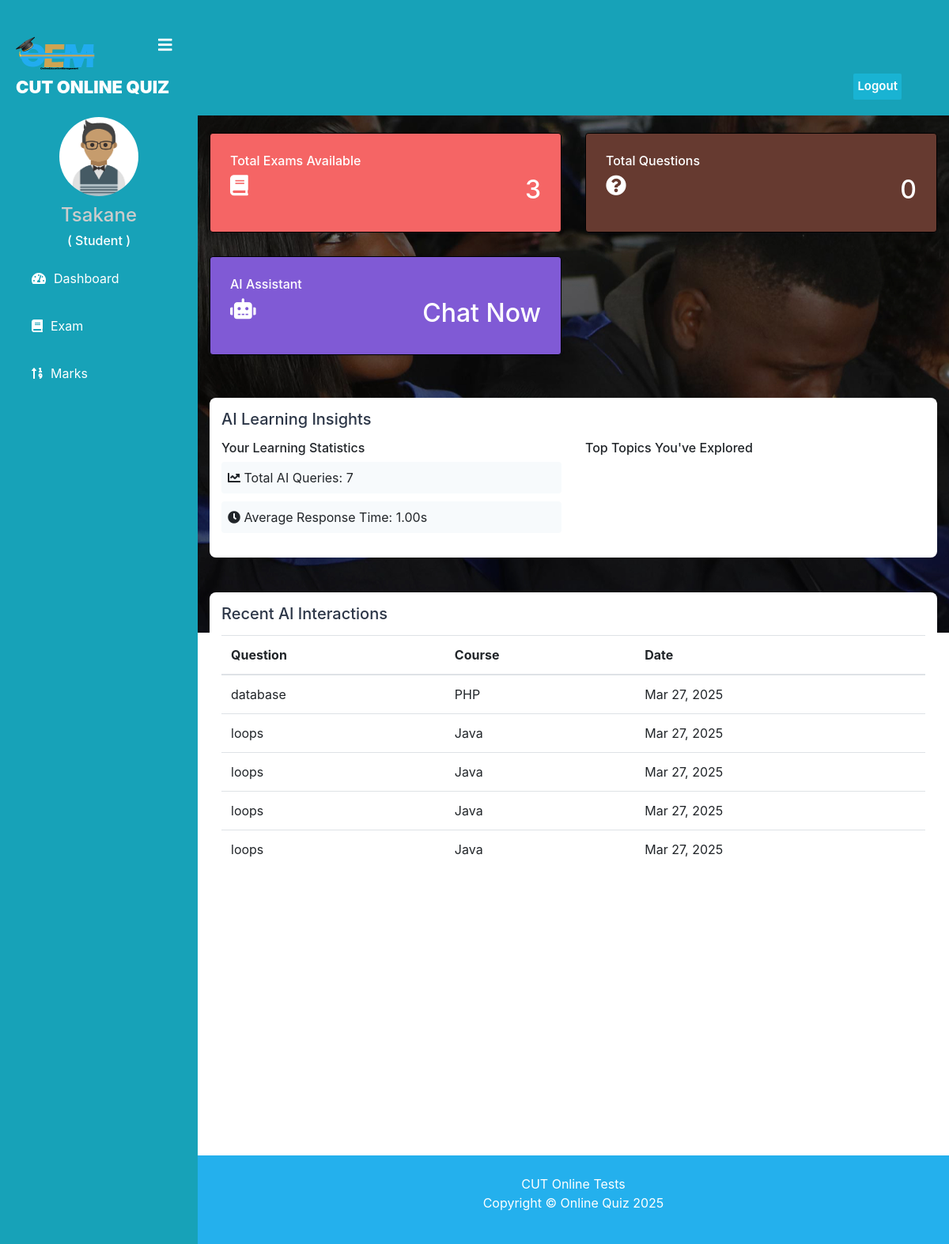
Page /student/student-dashboard (signed in) on the earlier database version.
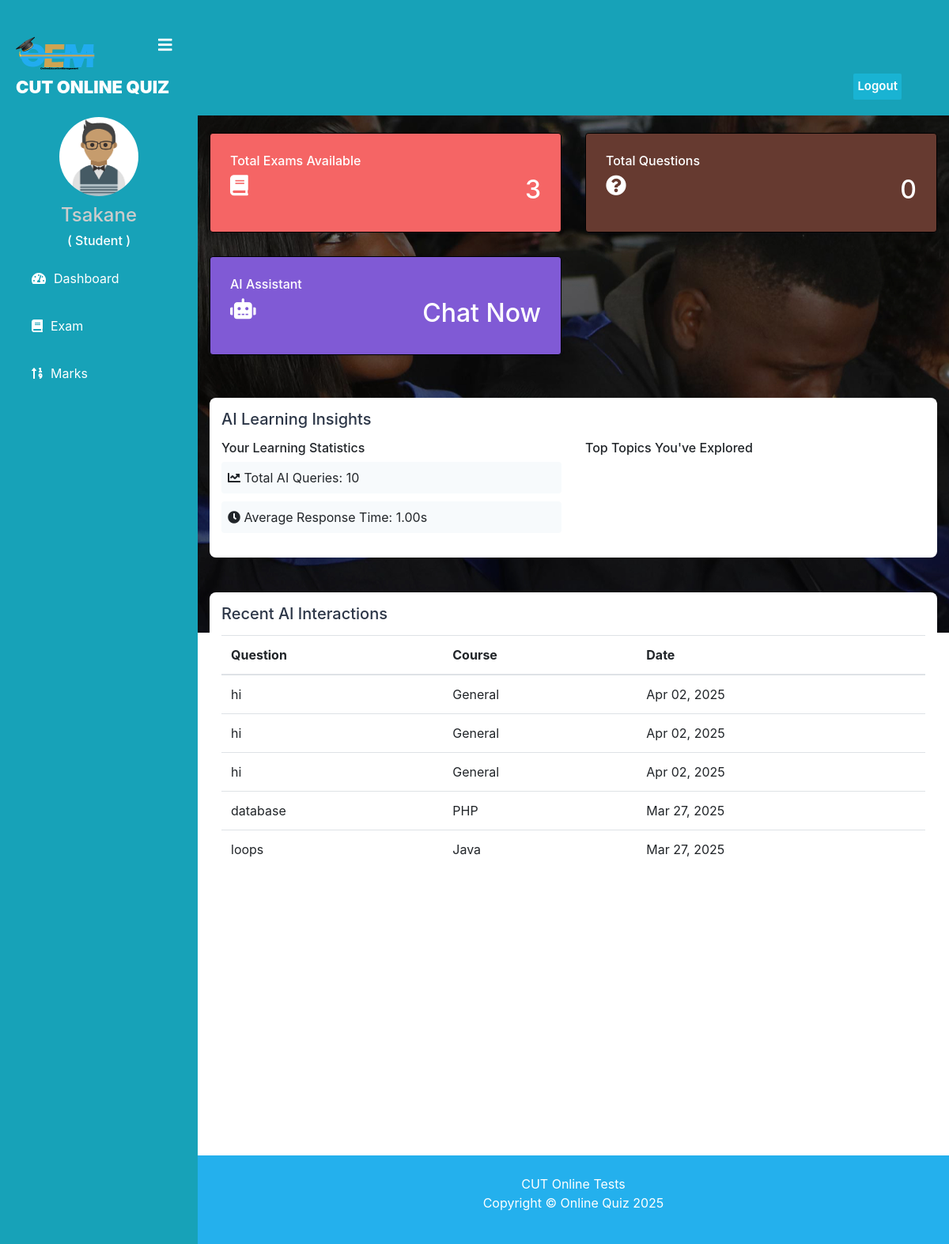
Same page on the later database version.
### student/models.py (models this page shows, shortened)
class AIChatHistory(models.Model):
    student = models.ForeignKey(Student, on_delete=models.CASCADE)
    question = models.TextField()
    answer = models.TextField()
    timestamp = models.DateTimeField(default=timezone.now)
    course = models.ForeignKey('quiz.Course', on_delete=models.SET_NULL, null=True, blank=True)
    class Meta:
        ordering = ['-timestamp']

### quiz/models.py (models this page shows, shortened)
class Course(models.Model):
   course_name = models.CharField(max_length=50)
   question_number = models.PositiveIntegerField()
   total_marks = models.PositiveIntegerField()

### student/views.py (the view)
# urls.py: path('student-dashboard', views.student_dashboard_view, name='student-dashboard'),
@login_required(login_url='studentlogin')
@user_passes_test(is_student)
def student_dashboard_view(request):
    student = models.Student.objects.get(user_id=request.user.id)
    ai_insights = get_student_ai_insights(student)
    dict={
        'total_course':QMODEL.Course.objects.all().count(),
        'total_question':QMODEL.Question.objects.all().count(),
        'ai_insights': ai_insights,
        'courses': QMODEL.Course.objects.all(),
    }
    return render(request,'student/student_dashboard.html',context=dict)

### student/ai_utils.py (called while the page is built)
def get_student_ai_insights(student):
    try:
        analytics = AIUsageAnalytics.objects.filter(student=student).order_by('-date')[:7]
        recent_chats = AIChatHistory.objects.filter(student=student).order_by('-timestamp')[:5]
        insights = {
            'total_queries': sum(a.total_queries for a in analytics),
            'average_response_time': sum(a.average_response_time for a in analytics) / len(analytics) if analytics else 0,
            'top_topics': get_top_topics(student),
            'recent_chats': recent_chats
        }
        return insights
    except Exception as e:
        logger.error(f"Error getting AI insights for student {student.get_name}: {str(e)}")
        return {
            'total_queries': 0,
            'average_response_time': 0,
            'top_topics': [],
            'recent_chats': []
        }

### student/views.py (called while the page is built)
def is_student(user):
    return user.groups.filter(name='STUDENT').exists()

### templates/student/student_dashboard.html (shortened to what this page needs)
{% extends 'student/studentbase.html' %}
{% load widget_tweaks %}
{% block content %}
<head>
    <link href="http://netdna.bootstrapcdn.com/bootstrap/4.0.0-beta/css/bootstrap.min.css" rel="stylesheet">
    <link rel="stylesheet" href="https://maxcdn.bootstrapcdn.com/bootstrap/4.4.1/css/bootstrap.min.css">
    <link href="https://maxcdn.bootstrapcdn.com/font-awesome/4.3.0/css/font-awesome.min.css" rel="stylesheet">
  </head>
<br><br>
  <div class="container">
    <div class="row">
      <div class="col-md-4 col-xl-6">
        <div class="card bg-c-yellow order-card">
          <div class="card-block">
            <h6 class="m-b-20">Total Exams Available</h6>
           <h2 class="text-right"><i class="fas fa-book f-left"></i><span>{{total_course}}</span></h2>
          </div>
        </div>
      </div>
      <div class="col-md-4 col-xl-6">
        <div class="card bg-c-pink order-card">
          <div class="card-block">
            <h6 class="m-b-20">Total Questions</h6>
            <h2 class="text-right"><i class="fas fa-question-circle f-left"></i><span>{{total_question}}</span></h2>
          </div>
        </div>
      </div>
      <div class="col-md-4 col-xl-6">
        <div class="card bg-c-purple order-card">
          <div class="card-block">
            <h6 class="m-b-20">AI Assistant</h6>
            <h2 class="text-right">
              <i class="fas fa-robot f-left"></i>
              <a href="{% url 'ai_chat' %}" class="text-white">
                <span>Chat Now</span>
              </a>
            </h2>
          </div>
        </div>
      </div>
    </div>
    <div class="row mt-4">
      <div class="col-md-12">
        <div class="ai-insights">
          <h5>AI Learning Insights</h5>
          <div class="row">
            <div class="col-md-6">
              <h6>Your Learning Statistics</h6>
              <ul>
                <li><i class="fas fa-chart-line"></i> Total AI Queries: {{ ai_insights.total_queries }}</li>
                <li><i class="fas fa-clock"></i> Average Response Time: {{ ai_insights.average_response_time|floatformat:2 }}s</li>
              </ul>
            </div>
            <div class="col-md-6">
              <h6>Top Topics You've Explored</h6>
            </div>
          </div>
        </div>
      </div>
    </div>
    {% if ai_insights.recent_chats %}
    <div class="row mt-4">
      <div class="col-md-12">
        <div class="ai-insights">
          <h5>Recent AI Interactions</h5>
          <div class="table-responsive">
            <table class="table table-hover">
              <thead>
                <tr>
                  <th>Question</th>
                  <th>Course</th>
                  <th>Date</th>
                </tr>
              </thead>
              <tbody>
                {% for chat in ai_insights.recent_chats %}
                <tr>
                  <td>{{ chat.question|truncatechars:50 }}</td>
                  <td>{{ chat.course.course_name|default:"General" }}</td>
                  <td>{{ chat.timestamp|date:"M d, Y" }}</td>
                </tr>
                {% endfor %}
              </tbody>
            </table>
          </div>
        </div>
      </div>
    </div>
    {% endif %}
  </div>
<br><br><br><br><br><br><br><br><br><br>
{% endblock content %}

Differences in the rows shown:
no longer on this page (row unchanged): AIChatHistory: question "loops", course.course_name "Java", timestamp "Mar 27, 2025"
no longer on this page (row unchanged): AIChatHistory: question "loops", course.course_name "Java", timestamp "Mar 27, 2025"
no longer on this page (row unchanged): AIChatHistory: question "loops", course.course_name "Java", timestamp "Mar 27, 2025"
added AIChatHistory: question "hi", course.course_name "General", timestamp "Apr 02, 2025"
added AIChatHistory: question "hi", course.course_name "General", timestamp "Apr 02, 2025"
added AIChatHistory: question "hi", course.course_name "General", timestamp "Apr 02, 2025"
Other differences:
{{ ai_insights.total_queries }}: "7" → "10"
